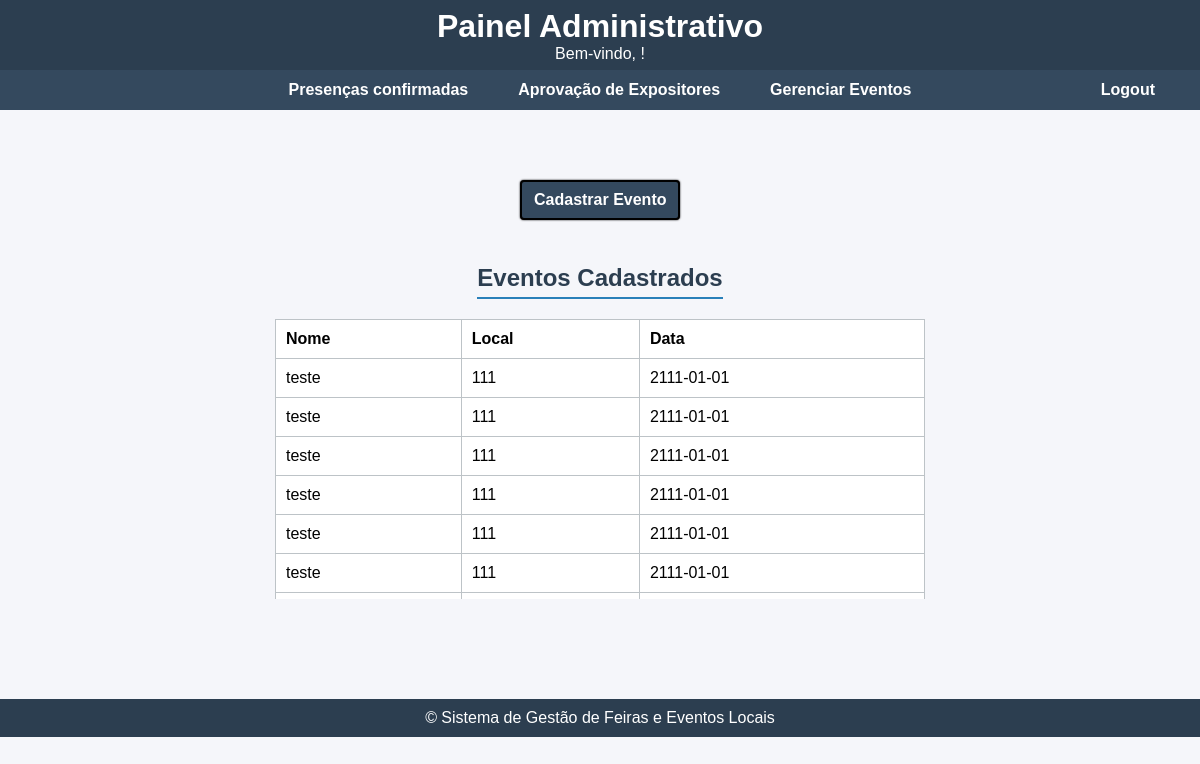
Screenshot of /admin/evento.php with the database file from the repository.
### tables this page shows
CREATE TABLE IF NOT EXISTS `eventos` (
  `id_evento` int(11) NOT NULL AUTO_INCREMENT,
  `nome` varchar(100) NOT NULL,
  `descricao` text DEFAULT NULL,
  `data` date NOT NULL,
  `local` varchar(150) NOT NULL,
  `imagem` varchar(255) DEFAULT NULL,
  PRIMARY KEY (`id_evento`)
);

### admin/evento.php (the view, shortened to what this page needs)
<?php
require_once '../conexao.php';
$eventos = $conn->query("SELECT nome, data, local FROM eventos ORDER BY data DESC");
?>
<!DOCTYPE html>
<html lang="pt-br">
<head>
    <link rel="stylesheet" href="../css/evento.css">
</head>
<body>
    <header>
        <h1>Painel Administrativo</h1>
        <p>Bem-vindo, <?php echo htmlspecialchars($_SESSION['nome']); ?>!</p>
    </header>
    <nav>
        <a href="eventos_presencas.php">Presenças confirmadas</a>
        <a href="dashboard.php">Aprovação de Expositores</a>
        <a href="evento.php">Gerenciar Eventos</a>
        <a class="logout" href="../logout.php">Logout</a>
    </nav>
    <section>
        <button class="cadastrar" id="cadastrar">Cadastrar Evento</button>
        <h2>Eventos Cadastrados</h2>
    <div class="evento">
            <?php if ($eventos->num_rows > 0): ?>
                <table>
                    <tr class="head"><th>Nome</th><th>Local</th><th>Data</th></tr>
                    <?php while ($evento = $eventos->fetch_assoc()): ?>
                        <tr>
                            <td><?php echo htmlspecialchars($evento['nome']); ?></td>
                            <td><?php echo htmlspecialchars($evento['local']); ?></td>
                            <td><?php echo htmlspecialchars($evento['data']); ?></td>
                        </tr>
                    <?php endwhile; ?>
                </table>
            <?php else: ?>
                <p>Nenhum evento cadastrado ainda.</p>
            <?php endif; ?>
            </div>
        <footer>
            <p>&copy; Sistema de Gestão de Feiras e Eventos Locais</p>
        </footer>
    </section>
</body>
</html>

### css/evento.css (style rules this page uses)
* { margin: 0; padding: 0; box-sizing: border-box; }
body { font-family: Arial, sans-serif; background-color: #f5f6fa; overflow-y: hidden; margin: 0; padding: 0; }
section { width: 100%; height: 85vh; opacity: 1; display: flex; flex-direction: column; position: relative; align-items: center; justify-content: center; }
header { width: 100%; height: 70px; display: flex; align-items: center; justify-content: center; flex-direction: column; background-color: #2c3e50; color: white; padding: 15px; }
button, input[type=submit] { background: #2980b9; color: white; border: none; padding: 8px 12px; cursor: pointer; border-radius: 4px; transition: 0.2s; }
h2 { color: #2c3e50; border-bottom: 2px solid #2980b9; padding-bottom: 5px; }
table { width: 650px; border-collapse: collapse; background: white; }
table, th, td { border: 1px solid #bdc3c7; }
th, td { padding: 10px; text-align: left; }
footer { width: 100%; display: flex; align-items: center; justify-content: center; text-align: center; padding: 10px; background: #2c3e50; color: white; transform: translateY(100px); }

### rows the page displays
eventos: nome "teste", local "111", data "2111-01-01"
eventos: nome "teste", local "111", data "2111-01-01"
eventos: nome "teste", local "111", data "2111-01-01"
eventos: nome "teste", local "111", data "2111-01-01"
eventos: nome "teste", local "111", data "2111-01-01"
eventos: nome "teste", local "111", data "2111-01-01"
